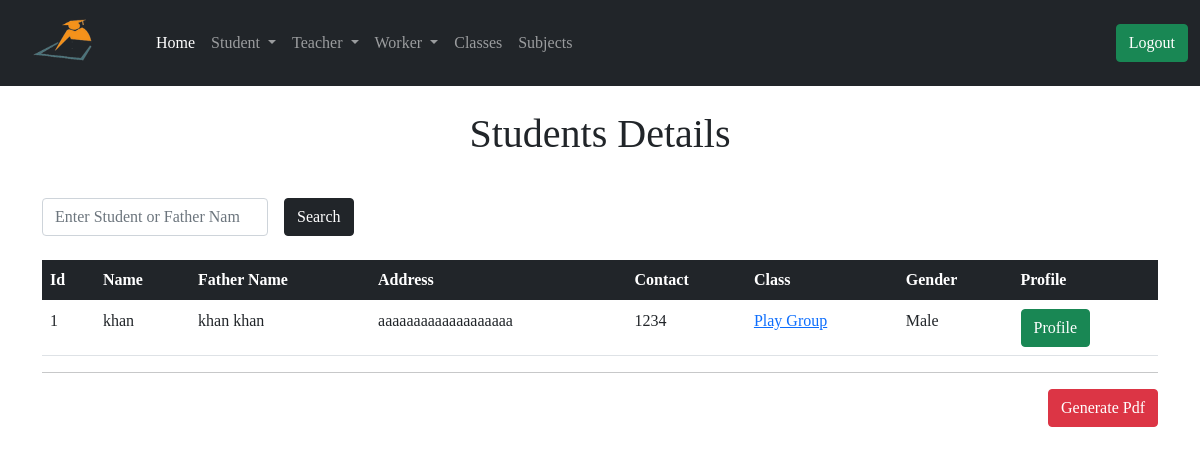
/admin/student_Detials (signed in), run on an earlier commit of the app's database.
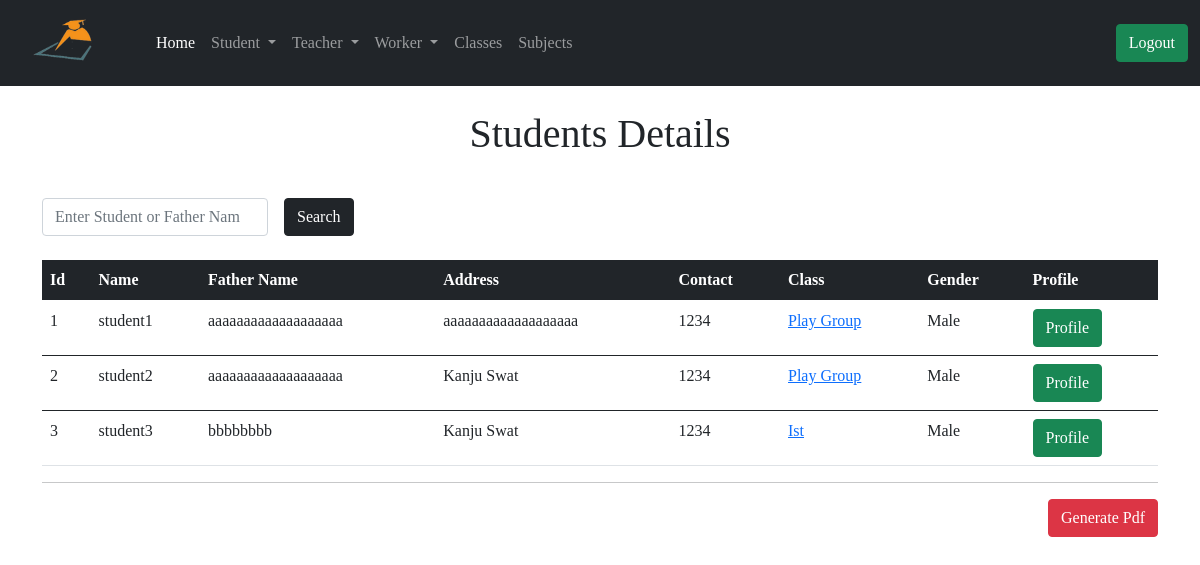
And on a later commit of the database.
### app/models.py (models this page shows, shortened)
class Student(db.Model):
    id = db.Column(db.Integer, primary_key=True)
    std_name = db.Column(db.String(64))
    f_name = db.Column(db.String(64))
    std_address = db.Column(db.String(128))
    std_contact = db.Column(db.String(64))
    gender = db.Column(db.String(64))
    join_date = db.Column(db.DateTime, default=datetime.utcnow())
    std_class = db.Column(db.Integer, db.ForeignKey('class.id'))
    admin_id = db.Column(db.Integer, db.ForeignKey('user.id'))

class Class(db.Model):
    id = db.Column(db.Integer, primary_key=True)
    cls_name = db.Column(db.String(64))
    cls_fee = db.Column(db.String(64))
    admin_id = db.Column(db.Integer, db.ForeignKey('user.id'))
    student = db.relationship('Student', backref='stdclass')
    leavestudent = db.relationship('LeaveStudent', backref='stdclass')
    uploadlecture = db.relationship('UploadLecture', backref='stdclass')
    teacher = db.relationship('Teacher', backref='stdclass')

### app/routes.py (the view)
@app.route('/admin/student_Detials', methods=['GET', 'POST'])
@login_required
def student_Detials():
    query = request.args.get('query')
    if query:
        students = Student.query.filter(Student.std_name.contains(query)|
                                        Student.f_name.contains(query))
        return render_template('admin/student_Detials.html', title='Student Detials', students=students, query=query)
    page = request.args.get('page', 1, type=int)
    students = Student.query.order_by(Student.id.asc()).paginate(
        page, app.config['ENTRY_PER_PAGE'], False)
    next_url = url_for('student_Detials', page=students.next_num) \
        if students.has_next else None
    prev_url = url_for('student_Detials', page=students.prev_num) \
        if students.has_prev else None
    return render_template('admin/student_Detials.html', title='Student Detials', students=students.items, next_url=next_url, prev_url=prev_url)

### app/models.py (called while the page is built)
@login.user_loader
def load_user(id):
    return User.query.get(int(id))

### app/routes.py (called while the page is built)
@app.before_request
def before_request():
    g.user = None
    if 'teacher_id' in session:
        user = Teacher.query.filter_by(id=session['teacher_id']).first()
        g.user = user

@app.before_request
def std_before_request():
    g.std_user = None
    if 'student_id' in session:
        std_user = Student.query.filter_by(id=session['student_id']).first()
        g.std_user = std_user

### app/templates/admin/student_Detials.html (shortened to what this page needs)
{% extends 'admin/base.html' %}
{% block content %}
<div class="container">
  {% if query %}
  <h1 class="text-center mt-4">Search Result About! <span class="text-primary"> {{ query }} </span></h1>
  <td> <a href=" {{ url_for('student_Detials') }} "> <button type="submit" class="btn btn-success">  Back </button> </a></td>
  {% else %}
  <h1 class="text-center mt-4">Students Details</h1>
  {% endif %}
  <form action="" method="GET">
    <div class="row g-3 align-items-center mt-4">
      <div class="col-auto">
        <input type="search" name="query" id="inputPassword6" value="{{query}}" class="form-control" placeholder="Enter Student or Father Name" required>
      </div>
      <div class="col-auto">
        <button type="submit" class="btn btn-dark">Search</button>
      </div>
    </div>
  </form>
  <table class="table mt-4">
      <thead class="table-dark">
        <tr>
          <th scope="col">Id</th>
          <th scope="col">Name</th>
          <th scope="col">Father Name</th>
          <th scope="col">Address</th>
          <th scope="col">Contact</th>
          <th scope="col">Class</th>
          <th scope="col">Gender</th>
          <th scope="col">Profile</th>
        </tr>
      </thead>
      {% for student in students %}
      <tbody>
        <tr>
          <td> {{ student.id }}</td>
          <td> {{ student.std_name }} </td>
          <td> {{ student.f_name }} </td>
          <td> {{ student.std_address }} </td>
          <td> {{ student.std_contact }} </td>
          <td> <a href=" {{ url_for('class_wise_student', std_class=student.stdclass.id)}} "> {{ student.stdclass.cls_name }} </a></td>
          <td> {{ student.gender|title() }} </td>
          <td> <a href=" {{ url_for('student_profile', id=student.id)}} "> <button type="submit" class="btn btn-success">  Profile </button> </a></td>
        </tr>
      </tbody>
      {% endfor %}
    </table>
    <hr>
    <a href="{{ url_for('student_detials_pdf') }}"><button type="submit" class="btn btn-danger float-end">Generate Pdf</button></a>
</div>
{% endblock %}

What changed in the data, as far as the page shows it:
changed Student id 1: std_name "khan" → "student1"; f_name "khan khan" → "aaaaaaaaaaaaaaaaaaa"
added Student: id "2", std_name "student2", f_name "aaaaaaaaaaaaaaaaaaa", std_address "Kanju Swat", std_contact "1234", stdclass.cls_name "Play Group", gender "Male"
added Student: id "3", std_name "student3", f_name "bbbbbbbb", std_address "Kanju Swat", std_contact "1234", stdclass.cls_name "Ist", gender "Male"
